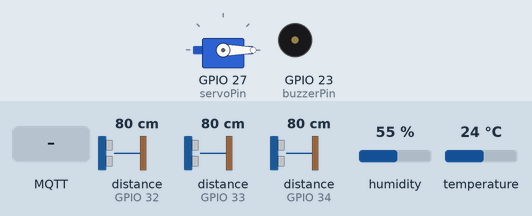
Simulated run of this sketch. Board: ESP32. Parts: servo, buzzer (waves = sounding, pin HIGH). Wiring (inferred from the names in the program): 3 × ultrasonic range finder: trigger GPIO 13, echo GPIO 32 / trigger GPIO 14, echo GPIO 33 / trigger GPIO 25, echo GPIO 34. The inputs (shaded band) are chosen by the test bench; at power-on: distance to the obstacle (sensors on GPIO 32, GPIO 33, GPIO 34) 80 cm, humidity 55 %, temperature 24 °C. The echo pulse lasts 58.3 µs per cm; WiFi joins after 1.5 s; servers stay silent unless stated; the local clock reads 2024-03-15 10:24:30 at power-on unless the sketch sets it; random numbers use the default seed unless the sketch sets one; no MQTT or app messages arrive unless stated; pins used as bus, display or sensor lines are not drawn.

Above: at 3.3 s.
3.4 s: MQTT message "open" arrives on the first subscribed topic
At 6.1 s:
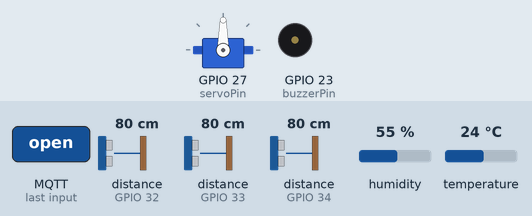
Timing chart, 0 to 7.6 s (numbered marks = the images above; inputs shaded):
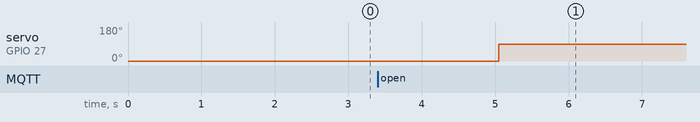

Measured:
- after the input at 3.4 s, servo on GPIO 27 (servoPin): 0° → 90° after 1.7 s

The sketch:

firmware.ino
```cpp
#include <WiFi.h>
#include <WiFiClientSecure.h>
#include <PubSubClient.h>
#include <ESP32Servo.h>
#include <DHT.h>
#include "config.h"

#ifndef MQTT_PORT
#define MQTT_PORT 1883
#endif
#ifndef MQTT_USE_TLS
#define MQTT_USE_TLS 0
#endif
#if MQTT_USE_TLS
WiFiClientSecure network;
#else
WiFiClient network;
#endif
PubSubClient mqtt(network);
Servo barrier;
const int dhtPin = 26;
const int buzzerPin = 23;
DHT dht(dhtPin, DHT11);
unsigned long lastTemperature = 0;
float temperatureC = NAN;
bool thermalAlarm = false;
const int triggerPins[3] = {13, 14, 25};
const int echoPins[3] = {32, 33, 34};
const int servoPin = 27;
const int openAngle = 90;
const int closedAngle = 0;
// Calibrate against the physical model. Invalid measurements remain unknown.
const float occupiedDistance = 12.0;
const float emptyDistance = 16.0;
int slots[3] = {-1, -1, -1};
int candidate[3] = {-2, -2, -2};
int stableCount[3] = {0, 0, 0};
unsigned long lastSample = 0;
unsigned long lastConnect = 0;
unsigned long lastWifi = 0;
char bootId[20];
unsigned long sequence = 0;

void receive(char* topic, byte* payload, unsigned int length) {
  if (strcmp(topic, "parking/barrier/set") != 0) return;
  String command;
  for (unsigned int i = 0; i < length; i++) command += (char)payload[i];
  if (command != "open" && command != "close") return;
  barrier.write(command == "open" ? openAngle : closedAngle);
  mqtt.publish("parking/barrier/state", command.c_str(), true);
}

void setup() {
  Serial.begin(115200);
  snprintf(bootId, sizeof(bootId), "%08lx", (unsigned long)esp_random());
  for (int i = 0; i < 3; i++) {
    pinMode(triggerPins[i], OUTPUT);
    digitalWrite(triggerPins[i], LOW);
    pinMode(echoPins[i], INPUT);
  }
  barrier.setPeriodHertz(50);
  barrier.attach(servoPin, 500, 2400);
  barrier.write(closedAngle);
  WiFi.mode(WIFI_STA);
  WiFi.begin(WIFI_SSID, WIFI_PASSWORD);
  configTime(0, 0, "pool.ntp.org", "time.google.com"); // TLS certificate validity after Wi-Fi connects.
  pinMode(buzzerPin, OUTPUT);
  digitalWrite(buzzerPin, LOW);
  dht.begin();
#if MQTT_USE_TLS
  network.setCACert(MQTT_CA_CERT);
  network.setHandshakeTimeout(3);
#endif
  mqtt.setSocketTimeout(3);
  mqtt.setServer(MQTT_HOST, MQTT_PORT);
  mqtt.setCallback(receive);
}

void loop() {
  unsigned long now = millis();
  // NC01 runs even when Wi-Fi, MQTT, Node-RED or Cloud is down.
  if (now - lastTemperature >= 2000) {
    lastTemperature = now;
    temperatureC = dht.readTemperature();
    const bool valid = !isnan(temperatureC) && temperatureC >= 0 && temperatureC <= 50;
    if (valid) {
      if (temperatureC >= 50) thermalAlarm = true;
      else if (temperatureC <= 45) thermalAlarm = false;
    } else thermalAlarm = false;
    digitalWrite(buzzerPin, thermalAlarm ? HIGH : LOW);
    if (mqtt.connected()) {
      char thermalMessage[180];
      if (valid) snprintf(thermalMessage, sizeof(thermalMessage),
        "{\"temperatureC\":%.1f,\"sensorValid\":true,\"alarm\":%s,\"buzzer\":%s}",
        temperatureC, thermalAlarm ? "true" : "false", thermalAlarm ? "true" : "false");
      else snprintf(thermalMessage, sizeof(thermalMessage), "{\"sensorValid\":false}");
      mqtt.publish("parking/temperature", thermalMessage, false);
    }
  }
  if (WiFi.status() != WL_CONNECTED) {
    if (now - lastWifi > 15000) {
      lastWifi = now;
      WiFi.reconnect();
    }
    return;
  }
  if (!mqtt.connected() && now - lastConnect > 5000) {
    lastConnect = now;
    String clientId = "parking-" + WiFi.macAddress();
    if (mqtt.connect(clientId.c_str(), MQTT_USER, MQTT_PASSWORD,
                     "parking/availability", 1, true, "offline")) {
      mqtt.publish("parking/availability", "online", true);
      mqtt.subscribe("parking/barrier/set", 1);
    }
  }
  mqtt.loop();
  if (now - lastSample < 1000) return;
  lastSample = now;
  for (int i = 0; i < 3; i++) {
    digitalWrite(triggerPins[i], HIGH);
    delayMicroseconds(10);
    digitalWrite(triggerPins[i], LOW);
    unsigned long duration = pulseIn(echoPins[i], HIGH, 25000);
    float distance = duration * 0.0343 / 2;
    int reading = slots[i];
    if (!duration || distance < 2 || distance > 400) reading = -1;
    else if (distance <= occupiedDistance) reading = 1;
    else if (distance >= emptyDistance) reading = 0;
    if (reading == candidate[i]) stableCount[i]++;
    else { candidate[i] = reading; stableCount[i] = 1; }
    if (stableCount[i] >= 3) slots[i] = reading;
    delay(60); // Separate acoustic pulses to reduce sensor cross-talk.
  }
  char message[200];
  snprintf(message, sizeof(message),
    "{\"boot\":\"%s\",\"seq\":%lu,\"slots\":[%d,%d,%d]}",
    bootId, sequence++, slots[0], slots[1], slots[2]);
  mqtt.publish("parking/status", message, false);
}
```

config.example.h
```cpp
#pragma once
// Copy to config.h. Node-RED and ESP32 must use the SAME HiveMQ cluster.
const char* WIFI_SSID = "YOUR_WIFI_2G4";
const char* WIFI_PASSWORD = "YOUR_WIFI_PASSWORD";
const char* MQTT_HOST = "YOUR_CLUSTER.s1.eu.hivemq.cloud";
#define MQTT_PORT 8883
#define MQTT_USE_TLS 1
// Paste the trusted root CA supplied for your cluster. Do not use setInsecure().
const char* MQTT_CA_CERT = R"CERT(
PASTE_TRUSTED_ROOT_CA_PEM_HERE
)CERT";
const char* MQTT_USER = "parking";
const char* MQTT_PASSWORD = "CHANGE_ME";
```
